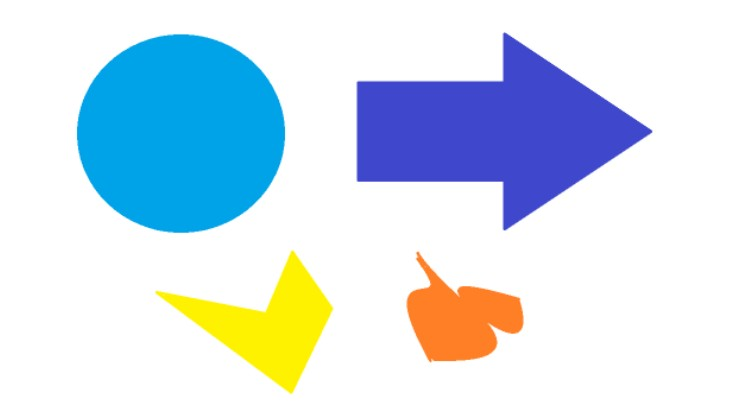
#> input picture 11 task/test2.jpg, 733 x 408 px
$ python 'task 11.py'
#> lines starting #> are read from the running program, lines starting #| are printed output that depends on the picture; after the words box and inside, x2 and y2 are one past the last pixel; in counts of white or black regions, pixels touching at a corner belong together
import cv2
import numpy as np

# Загружаем изображение
image = cv2.imread("test2.jpg")
#> image is the input picture: shape (408, 733, 3); mean B, G, R 234.1, 223.2, 208.1

# Создаем окно и показываем оригинальное изображение
cv2.imshow("Original Image", image)
cv2.waitKey(0)

# Добавляем размытие для подавления шума
blurred_image = cv2.GaussianBlur(image, (11, 11), 0)
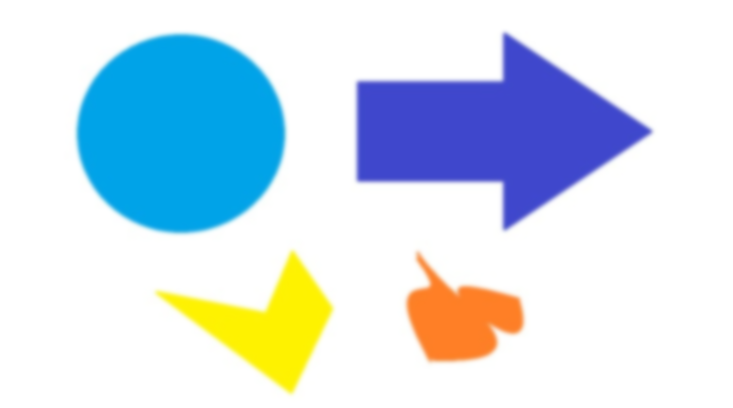
#> blurred_image: shape (408, 733, 3); mean B, G, R 234.2, 223.2, 208.1
cv2.imshow("Blurred Image", blurred_image)
cv2.waitKey(0)

# Конвертируем в HSV цветовое пространство
hsv_image = cv2.cvtColor(blurred_image, cv2.COLOR_BGR2HSV)
#> hsv_image: shape (408, 733, 3); mean H, S, V 28.7, 58, 247.2
cv2.imshow("HSV Image", hsv_image)
cv2.waitKey(0)

# Устанавливаем границы для ВСЕХ оттенков синего цвета в HSV
# Синий цвет в HSV имеет hue примерно 100-130, но нужно включить светло-синий
hsv_min = np.array((80, 10, 10), np.uint8)  # Нижняя граница синего цвета (включая светло-синий)
hsv_max = np.array((130, 255, 255), np.uint8)  # Верхняя граница синего цвета

# Создаем маску для синих объектов (объединяем два диапазона)
blue_mask = cv2.inRange(hsv_image, hsv_min, hsv_max)
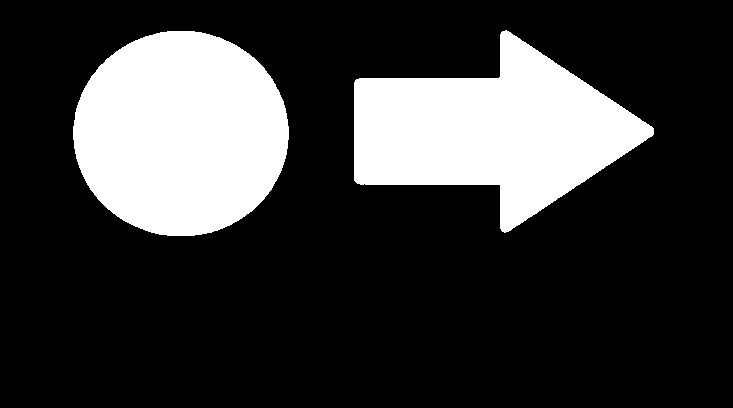
#> blue_mask: shape (408, 733); 22.5% white; 2 white regions
cv2.imshow("Blue Mask", blue_mask)
cv2.waitKey(0)

# Находим контуры синих объектов
contours, hierarchy = cv2.findContours(blue_mask.copy(), cv2.RETR_TREE, cv2.CHAIN_APPROX_SIMPLE)
#> contours = 2 contours; box (x1, y1, x2, y2) and area: (73, 31, 289, 236) 34498, (354, 30, 654, 233) 32026

# Сортируем контуры по площади (от большего к меньшему)
sorted_contours = sorted(contours, key=cv2.contourArea, reverse=True)
#> sorted_contours has the same summary as contours

# Создаем копию изображения для рисования
result_image = image.copy()

# Счетчик найденных синих объектов
blue_objects_count = 0

# Минимальная площадь контура для фильтрации шума
min_area = 100

# Обрабатываем каждый найденный синий объект
for i, contour in enumerate(sorted_contours):
    # Проверяем площадь контура
    area = cv2.contourArea(contour)
    if area < min_area:
        continue

    blue_objects_count += 1

    # Получаем координаты ограничивающего прямоугольника
    x, y, w, h = cv2.boundingRect(contour)

    # Вычисляем центр объекта
    center_x = int(x + w / 2)
    center_y = int(y + h / 2)

    # Рисуем красную точку в центре объекта
    cv2.circle(result_image, (center_x, center_y), 8, (0, 0, 255), -1)
    # Показываем финальный результат с точками
    cv2.imshow("Result with Blue Objects", result_image)
    cv2.waitKey(0)
#> this loop made 2 passes
#> (area, blue_objects_count, x, y, w, h, center_x, center_y) on passes 1 to 2: (34498.5, 1, 73, 31, 216, 205, 181, 133), (32026, 2, 354, 30, 300, 203, 504, 131)
#> pass 2, `cv2.imshow("Result with Blue Objects", result_image)`:
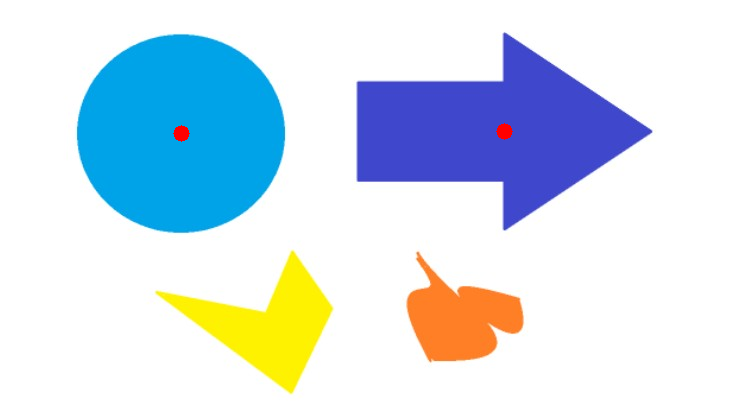
#> window 'Result with Blue Objects': shape (408, 733, 3); mean B, G, R 233.9, 223.1, 208.4
#> after the loop, blue_objects_count = 2

$ run again, with 11 task/test1.jpg copied over 11 task/test2.jpg
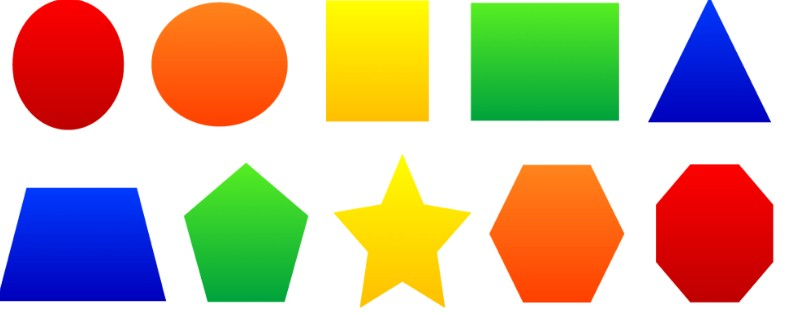
#> input picture 11 task/test1.jpg, 785 x 314 px
#> image is the input picture: shape (314, 785, 3); mean B, G, R 151.5, 180, 201.3
#> hsv_image: shape (314, 785, 3); mean H, S, V 30.3, 124.2, 240.6
#> `blue_mask = cv2.inRange(hsv_image, hsv_min, hsv_max)`:
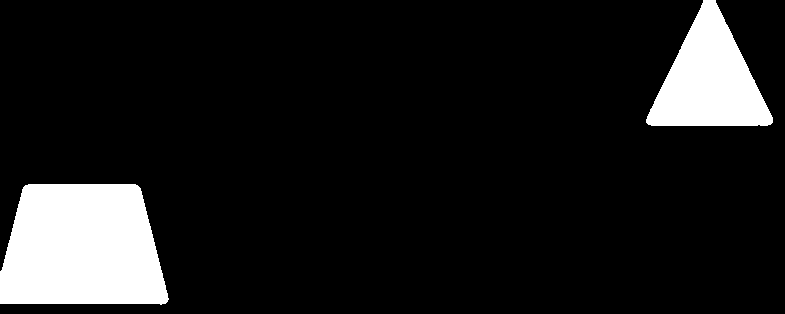
#> blue_mask: shape (314, 785); 10.8% white; 2 white regions
#> contours = 2 contours; box (x1, y1, x2, y2) and area: (0, 184, 169, 305) 17220, (646, 0, 773, 126) 8904
#> sorted_contours has the same summary as contours
#> the loop `for i, contour in enumerate(sorted_contours):` made 2 passes
#> (area, blue_objects_count, x, y, w, h, center_x, center_y) on passes 1 to 2: (17219.5, 1, 0, 184, 169, 121, 84, 244), (8904, 2, 646, 0, 127, 126, 709, 63)
#> pass 2, `cv2.imshow("Result with Blue Objects", result_image)`:
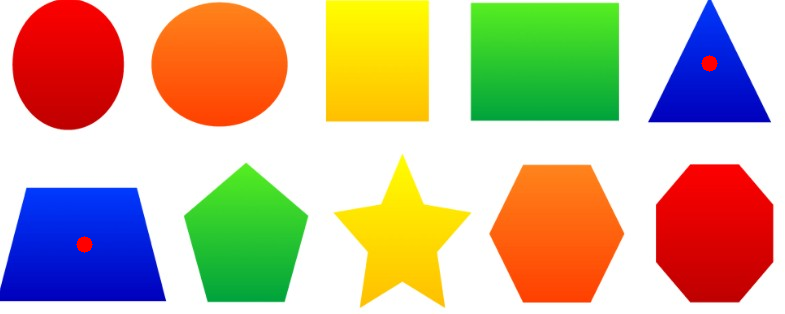
#> window 'Result with Blue Objects': shape (314, 785, 3); mean B, G, R 151.2, 180, 201.7
#> after the loop `for i, contour in enumerate(sorted_contours):`: blue_objects_count = 2
